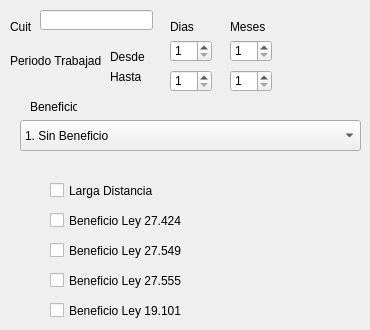
      <widget class="QWidget" name="tab_3">
       <attribute name="title">
        <string>Datos</string>
       </attribute>
       <widget class="QLineEdit" name="cuil">
        <property name="geometry">
         <rect>
          <x>40</x>
          <y>10</y>
          <width>113</width>
          <height>20</height>
         </rect>
        </property>
       </widget>
       <widget class="QLabel" name="label">
        <property name="geometry">
         <rect>
          <x>10</x>
          <y>20</y>
          <width>47</width>
          <height>13</height>
         </rect>
        </property>
        <property name="text">
         <string>Cuit</string>
        </property>
       </widget>
       <widget class="QLabel" name="label_2">
        <property name="geometry">
         <rect>
          <x>10</x>
          <y>50</y>
          <width>91</width>
          <height>21</height>
         </rect>
        </property>
        <property name="text">
         <string>Periodo Trabajado</string>
        </property>
       </widget>
       <widget class="QLabel" name="label_3">
        <property name="geometry">
         <rect>
          <x>110</x>
          <y>50</y>
          <width>47</width>
          <height>13</height>
         </rect>
        </property>
        <property name="text">
         <string>Desde</string>
        </property>
       </widget>
       <widget class="QSpinBox" name="spinBox_2">
        <property name="geometry">
         <rect>
          <x>230</x>
          <y>40</y>
          <width>42</width>
          <height>22</height>
         </rect>
        </property>
        <property name="minimum">
         <number>1</number>
        </property>
        <property name="maximum">
         <number>12</number>
        </property>
       </widget>
       <widget class="QLabel" name="label_4">
        <property name="geometry">
         <rect>
          <x>110</x>
          <y>70</y>
          <width>47</width>
          <height>13</height>
         </rect>
        </property>
        <property name="text">
         <string>Hasta</string>
        </property>
       </widget>
       <widget class="QSpinBox" name="spinBox_3">
        <property name="geometry">
         <rect>
          <x>230</x>
          <y>70</y>
          <width>42</width>
          <height>22</height>
         </rect>
        </property>
        <property name="minimum">
         <number>1</number>
        </property>
        <property name="maximum">
         <number>12</number>
        </property>
       </widget>
       <widget class="QComboBox" name="comboBox">
        <property name="geometry">
         <rect>
          <x>20</x>
          <y>120</y>
          <width>341</width>
          <height>31</height>
         </rect>
        </property>
        <item>
         <property name="text">
          <string>1. Sin Beneficio</string>
         </property>
        </item>
        <item>
         <property name="text">
          <string>2. Zona Patagónica</string>
         </property>
        </item>
        <item>
         <property name="text">
          <string>3. J/P/R</string>
         </property>
        </item>
        <item>
         <property name="text">
          <string>4. Jubilado Zona Patagónica</string>
         </property>
        </item>
       </widget>
       <widget class="QLabel" name="label_5">
        <property name="geometry">
         <rect>
          <x>30</x>
          <y>100</y>
          <width>47</width>
          <height>13</height>
         </rect>
        </property>
        <property name="text">
         <string>Beneficio</string>
        </property>
       </widget>
       <widget class="QCheckBox" name="checkBox">
        <property name="geometry">
         <rect>
          <x>50</x>
          <y>180</y>
          <width>111</width>
          <height>21</height>
         </rect>
        </property>
        <property name="text">
         <string>Larga Distancia</string>
        </property>
       </widget>
       <widget class="QCheckBox" name="checkBox_2">
        <property name="geometry">
         <rect>
          <x>50</x>
          <y>210</y>
          <width>161</width>
          <height>21</height>
         </rect>
        </property>
        <property name="text">
         <string>Beneficio Ley 27.424</string>
        </property>
       </widget>
       <widget class="QCheckBox" name="checkBox_3">
        <property name="geometry">
         <rect>
          <x>50</x>
          <y>240</y>
          <width>141</width>
          <height>21</height>
         </rect>
        </property>
        <property name="text">
         <string>Beneficio Ley 27.549</string>
        </property>
       </widget>
       <widget class="QLabel" name="label_6">
        <property name="geometry">
         <rect>
          <x>230</x>
          <y>20</y>
          <width>47</width>
          <height>13</height>
         </rect>
        </property>
        <property name="text">
         <string>Meses</string>
        </property>
       </widget>
       <widget class="QLabel" name="label_7">
        <property name="geometry">
         <rect>
          <x>170</x>
          <y>20</y>
          <width>47</width>
          <height>13</height>
         </rect>
        </property>
        <property name="text">
         <string>Dias</string>
        </property>
       </widget>
       <widget class="QSpinBox" name="spinBox_4">
        <property name="geometry">
         <rect>
          <x>170</x>
          <y>40</y>
          <width>42</width>
          <height>22</height>
         </rect>
        </property>
        <property name="minimum">
         <number>1</number>
        </property>
        <property name="maximum">
         <number>31</number>
        </property>
       </widget>
       <widget class="QSpinBox" name="spinBox_5">
        <property name="geometry">
         <rect>
          <x>170</x>
          <y>70</y>
          <width>42</width>
          <height>22</height>
         </rect>
        </property>
        <property name="minimum">
         <number>1</number>
        </property>
        <property name="maximum">
         <number>31</number>
        </property>
       </widget>
       <widget class="QCheckBox" name="checkBox_4">
        <property name="geometry">
         <rect>
          <x>50</x>
          <y>270</y>
          <width>141</width>
          <height>21</height>
         </rect>
        </property>
        <property name="text">
         <string>Beneficio Ley 27.555</string>
        </property>
       </widget>
       <widget class="QCheckBox" name="checkBox_5">
        <property name="geometry">
         <rect>
          <x>50</x>
          <y>300</y>
          <width>141</width>
          <height>21</height>
         </rect>
        </property>
        <property name="text">
         <string>Beneficio Ley 19.101</string>
        </property>
       </widget>
      </widget>
